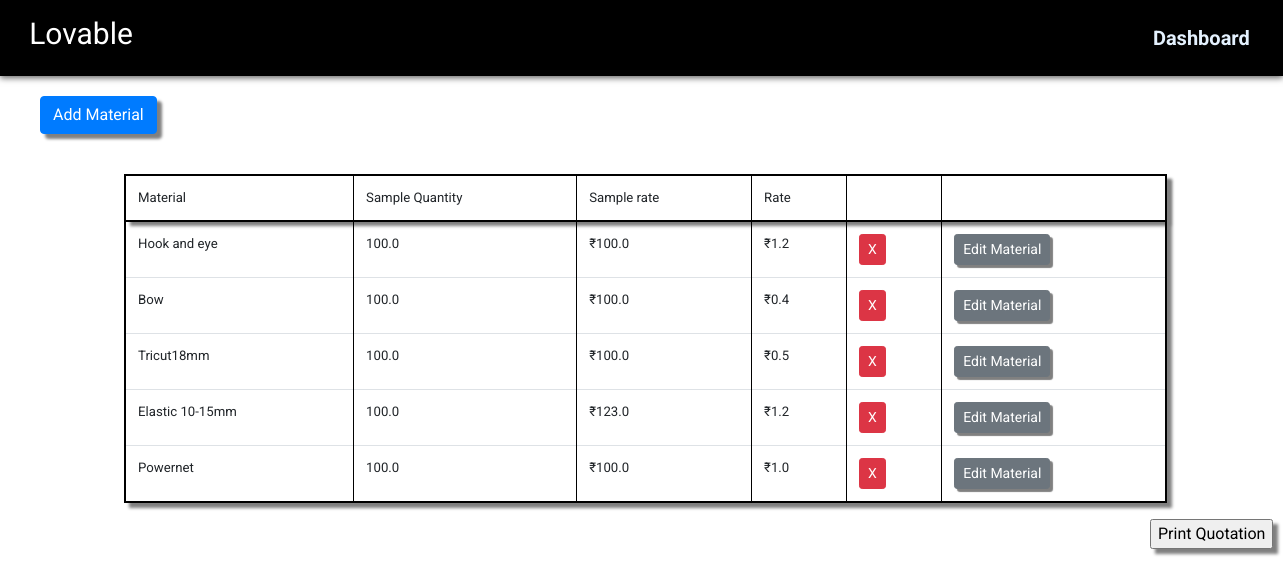
/rate-page/1/ (signed in), run on the app's committed database.
### dyeing/models.py (models this page shows, shortened)
class Company(models.Model):
	user=models.ForeignKey(User, on_delete=models.CASCADE,null=True)
	name = models.CharField(max_length=100)
	address = models.CharField(max_length=400,blank=True)
	title = models.CharField(max_length=100,default="Untitled")
	subtitle = models.CharField(max_length=300,default="Small default subtitle")
	slug = models.SlugField(max_length=250,blank=True)

class Materials(models.Model):
	user=models.ForeignKey(User, on_delete=models.CASCADE,null=True)
	company = models.ForeignKey(Company,on_delete=models.CASCADE)
	name = models.CharField(max_length=300)
	sample_quantity = models.FloatField()
	sample_rate = models.FloatField()
	rate = models.FloatField()

### dyeing/views.py (the view)
# urls.py: path('rate-page/<int:company_id>/',rate_page),
def rate_page(request,company_id):
	company=Company.objects.get(id=company_id,user = request.user)
	materials=Materials.objects.filter(company=company,user = request.user)
	return render(request,"rate_page.html",{"company":company,"materials":materials})

### dyeing/templates/rate_page.html (shortened to what this page needs)
{% load static %}
{% load multi %}
<!DOCTYPE html>
<html>
<head>
  <link rel="stylesheet" type="text/css" href="https://bootswatch.com/4/yeti/bootstrap.min.css">
  <link rel="stylesheet" type="text/css" href="https://bootswatch.com/4/yeti/bootstrap.min.css">
    <link rel="stylesheet" href="https://stackpath.bootstrapcdn.com/bootstrap/4.5.0/css/bootstrap.min.css">
    <link rel="stylesheet" href="/static/home.css/">
</head>
<body style="background:url(https://coolbackgrounds.io/images/backgrounds/white/white-trianglify-b79c7e1f.jpg);background-size: cover;background-position: center;background-repeat: no-repeat;height: 800px;">
  <nav class="navbar navbar-expand-lg navbar-dark bg-dark">
    <div class="container">
  <a class="navbar-brand" href="#">ACCDYEMENT</a>
  <div class="navbar">
      <ul class="navbar-container" style="display: flex;">
        <li style="color: white;font-size: 30px;margin-top: 3px;"><b>{{company.name}}</b></li>
        {% if not user.is_authenticated %}
      <li class="nav-item active">
        <a class="nav-link" href=" "> <span class="sr-only">(current)</span></a>
      </li>
      {% else %}
        <li class="nav-item" style="margin-left:1000px;font-weight: bold;font-size: 20px;"><a href="/dashboard/" class="left-underline nav-button">Dashboard</a></li>
        {% endif %}
      </ul>
    </div>
</div>
</nav>
	<div>
    <button style="margin :40px;margin-left: 40px;box-shadow: 5px 5px 3px grey;"" class="btn btn-md btn-primary" data-toggle="modal" data-target="#createMaterialModal" >Add Material</button>
  </div>
  <div class="container">
    <table class="table" style="border: 2px solid black;box-shadow: 5px 5px 3px grey;">
      <thead style="border: 2px solid black;box-shadow: 5px 5px 3px grey;">
        <td style="border-right: 1px solid black">Material</td>
        <td style="border-right: 1px solid black">Sample Quantity</td>
        <td style="border-right: 1px solid black">Sample rate</td>
        <td style="border-right: 1px solid black">Rate</td>
        <td style="border-right: 1px solid black"></td>
        <td style="border-right: 1px solid black"></td>
      </thead>
      <tbody>
        {% for material in materials %}
        <tr>
          <td style="border-right: 1px solid black">{{material.name}}</td>
          <td style="border-right: 1px solid black">{{material.sample_quantity}}</td>
          <td style="border-right: 1px solid black">₹{{material.sample_rate}}</td>
          <td style="border-right: 1px solid black">₹{{material.rate}}</td>
          <td style="border-right: 1px solid black"><a href="/remove/{{material.id}}/" class="btn btn-sm btn-danger">X</a></td>
          <td><button style="margin :0px;box-shadow: 3px 3px 1px grey;" class="btn btn-sm btn-secondary" data-toggle="modal" data-target="#editMaterial-{{material.id}}">Edit Material</button></td>
        </tr>
        {% endfor %}
      </tbody>
    </table>
  </div>
  <form action="/quotation/{{company.slug}}/">
  <input type="submit" value="Print Quotation" style="margin-left: 1150px;box-shadow: 5px 5px 3px grey;">
  </form>
</body>
</html>

### dyeing/static/home.css (style rules this page uses)
body { background-color: #ECECEC; color: #444444; padding: 0; margin: 0; perspective: 1px; transform-style: preserve-3d; height: 100%; overflow-x: hidden; font-family: 'Roboto'; }
.navbar-container { background-color: black; }
.left-underline { display: inline-block; vertical-align: middle; -webkit-transform: translateZ(0); transform: translateZ(0); box-shadow: 0 0 1px rgba(0, 0, 0, 0); -webkit-backface-visibility: hidden; backface-visibility: hidden; -moz-osx-font-smoothing: grayscale; position: relative; overflow: hidden; }
.left-underline:before { content: ""; position: absolute; z-index: -1; left: 0; right: 100%; bottom: 0; background: #ECECEC; height: 4px; -webkit-transition-property: right; transition-property: right; -webkit-transition-duration: 0.15s; transition-duration: 0.15s; -webkit-transition-timing-function: ease-out; transition-timing-function: ease-out; }
div.navbar { position: fixed; top: 0; left: 0; width: 100%; background: black; -webkit-box-shadow: 0px 2px 6px 0px rgba(50, 50, 50, 0.75); -moz-box-shadow: 0px 2px 6px 0px rgba(50, 50, 50, 0.75); box-shadow: 0px 2px 6px 0px rgba(50, 50, 50, 0.75); z-index: 9999999; }
div.navbar > ul.navbar-container { list-style-type: none; margin: 0; padding-left: 1em; padding-right: 1em; overflow: hidden; }
div.navbar > ul > li.nav-item { float: right; background-color: rgba(0, 0, 0, 0.1); transition: all 0.5s ease; }
a.nav-button { font-family: 'Roboto'; text-decoration: none; line-height: 60px; padding-left: 20px; padding-right: 20px; color: rgba(228, 241, 254, 1); transition: all 0.5s ease; }
.container { width: 85%; padding: 0 1.5rem; margin: 0 auto; max-width: 1280px; margin-left: 100px; }

### data on the page
Company: name "Lovable"
Materials: name "Hook and eye", sample_quantity "100.0", sample_rate "100.0", rate "1.2"
Materials: name "Bow", sample_quantity "100.0", sample_rate "100.0", rate "0.4"
Materials: name "Tricut18mm", sample_quantity "100.0", sample_rate "100.0", rate "0.5"
Materials: name "Elastic 10-15mm", sample_quantity "100.0", sample_rate "123.0", rate "1.2"
Materials: name "Powernet", sample_quantity "100.0", sample_rate "100.0", rate "1.0"
